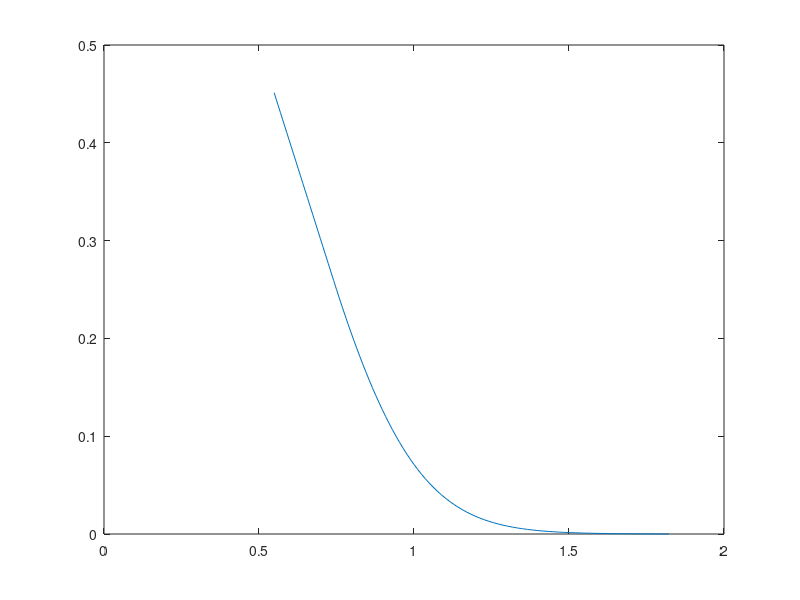
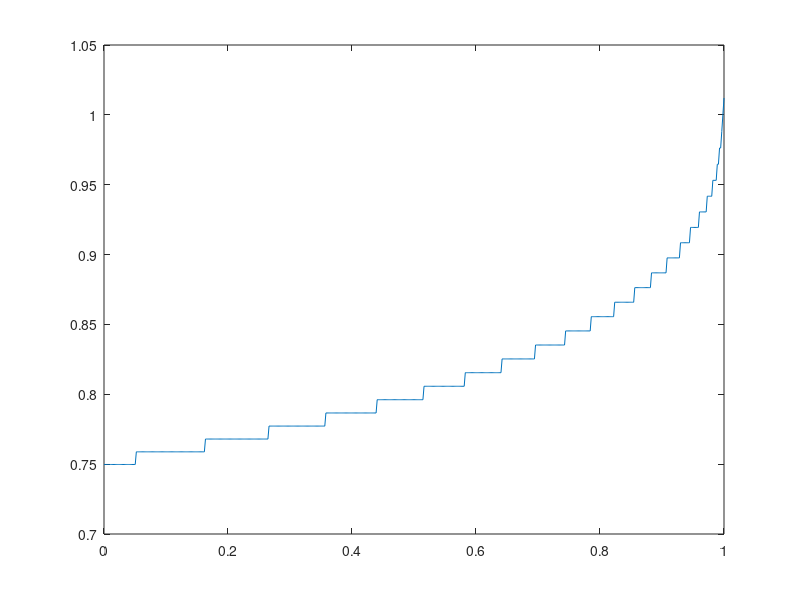

MATLAB code to generate these figures, in order:
r = 0.02; sigma = 0.2; K = 1; T = 1; N = 100;
a = log(K) - 3 * sigma * T^0.5 - (r - sigma^2 / 2) * T;
b = log(K) + 3 * sigma * T^0.5 + abs(r - sigma^2 / 2) * T;
M = 556; dt = T / M; dx = (b - a) / N; u = zeros(M + 1, N + 1);
alpha0 = 1 - sigma^2 * dt / dx^2;
alpha1 = sigma^2 * dt / (2 * dx^2) + (r - sigma^2 / 2) * dt / dx / 2;
alpha2 = sigma^2 * dt / (2 * dx^2) - (r - sigma^2 / 2) * dt / dx / 2;
for i = 1 : (N + 1)
    u(1, i) = max(0, K - exp(a + (i - 1) * dx));
end
for i = 1 : (M + 1)
    u(i, 1) = K * exp(- r * (T - dt * (i - 1))) - exp(a);
    u(i, N + 1) = 0;
end
for i = 2 : (M + 1)
    for j = 2 : N
        u(i, j) = max(K - exp(a + dx * (j - 1)), (alpha0 - r * dt) * u(i - 1, j) + alpha1 * u(i - 1, j + 1) + alpha2 * u(i - 1, j - 1));
    end
end
x = a: dx : b; s = exp(x);
figure(1)
plot(s, u(M + 1, :))
Ex = [];
for i = (M + 1) : -1 : 1
    p = [];
    for j = 1 : (N + 1)
        if (u(i, j) > (K - exp(a + dx * (j - 1))))
            p = [p, exp(a + dx * (j - 1))];
        end
    end
    Ex = [Ex, min(p)];
end
t = 0 : dt : T;
figure(2)
plot(t, Ex)
